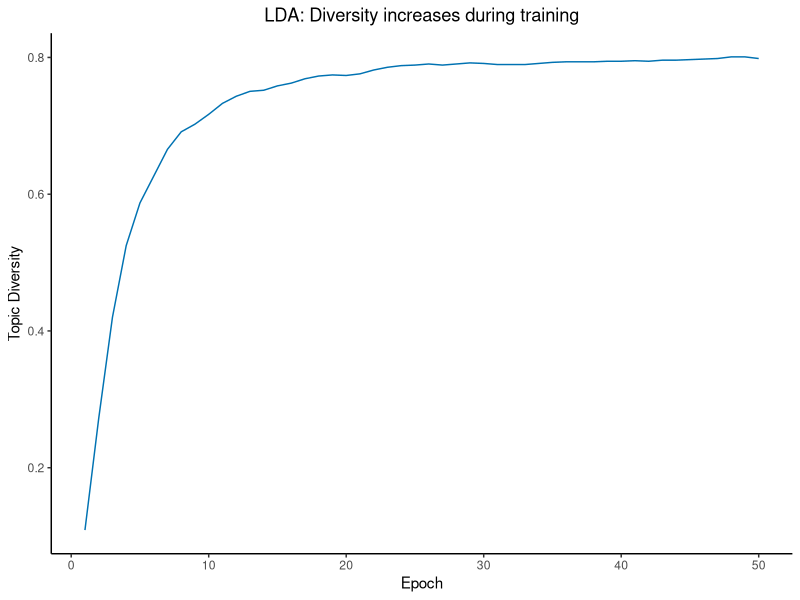
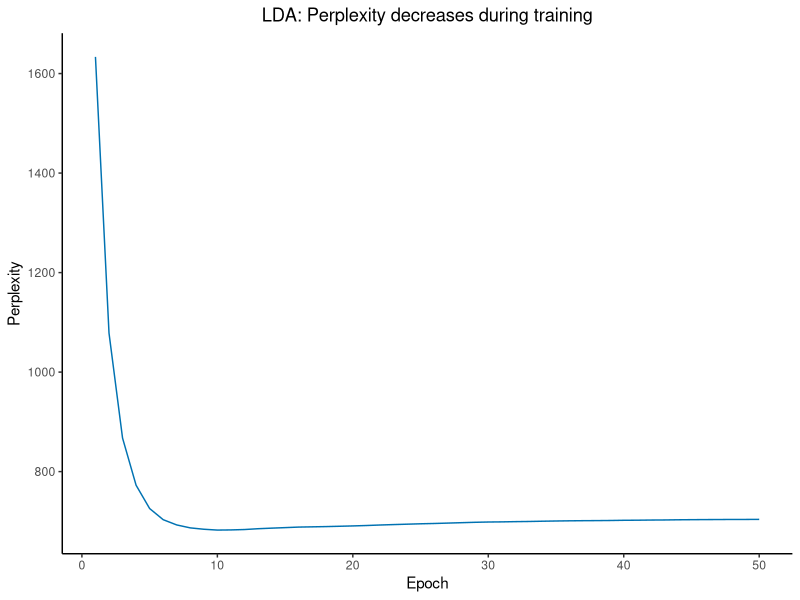

Source code (R) for these figures, in order:
library(readr)
LDAall_ouput <- read_csv("LDA/LDAall_ouput.csv")
names(LDAall_ouput)[2] <- "Topic_Diversity"
library(ggplot2)
# Most basic line chart
diversity_plot <- ggplot(LDAall_ouput , aes(x=Epoch, y=Topic_Diversity)) +
  theme_classic() +
  theme(plot.title = element_text(hjust=0.5))+
  geom_line(color="#0072B2") +
  xlab("Epoch")+
  ylab("Topic Diversity")+
  ggtitle("LDA: Diversity increases during training") 

perplexity_plot <- ggplot(LDAall_ouput , aes(x=Epoch, y=Perplexity)) +
  theme_classic() +
  theme(plot.title = element_text(hjust=0.5))+
  geom_line(color="#0072B2") +
  xlab("Epoch")+
  ylab("Perplexity")+
  ggtitle("LDA: Perplexity decreases during training") 

diversity_plot 
perplexity_plot
